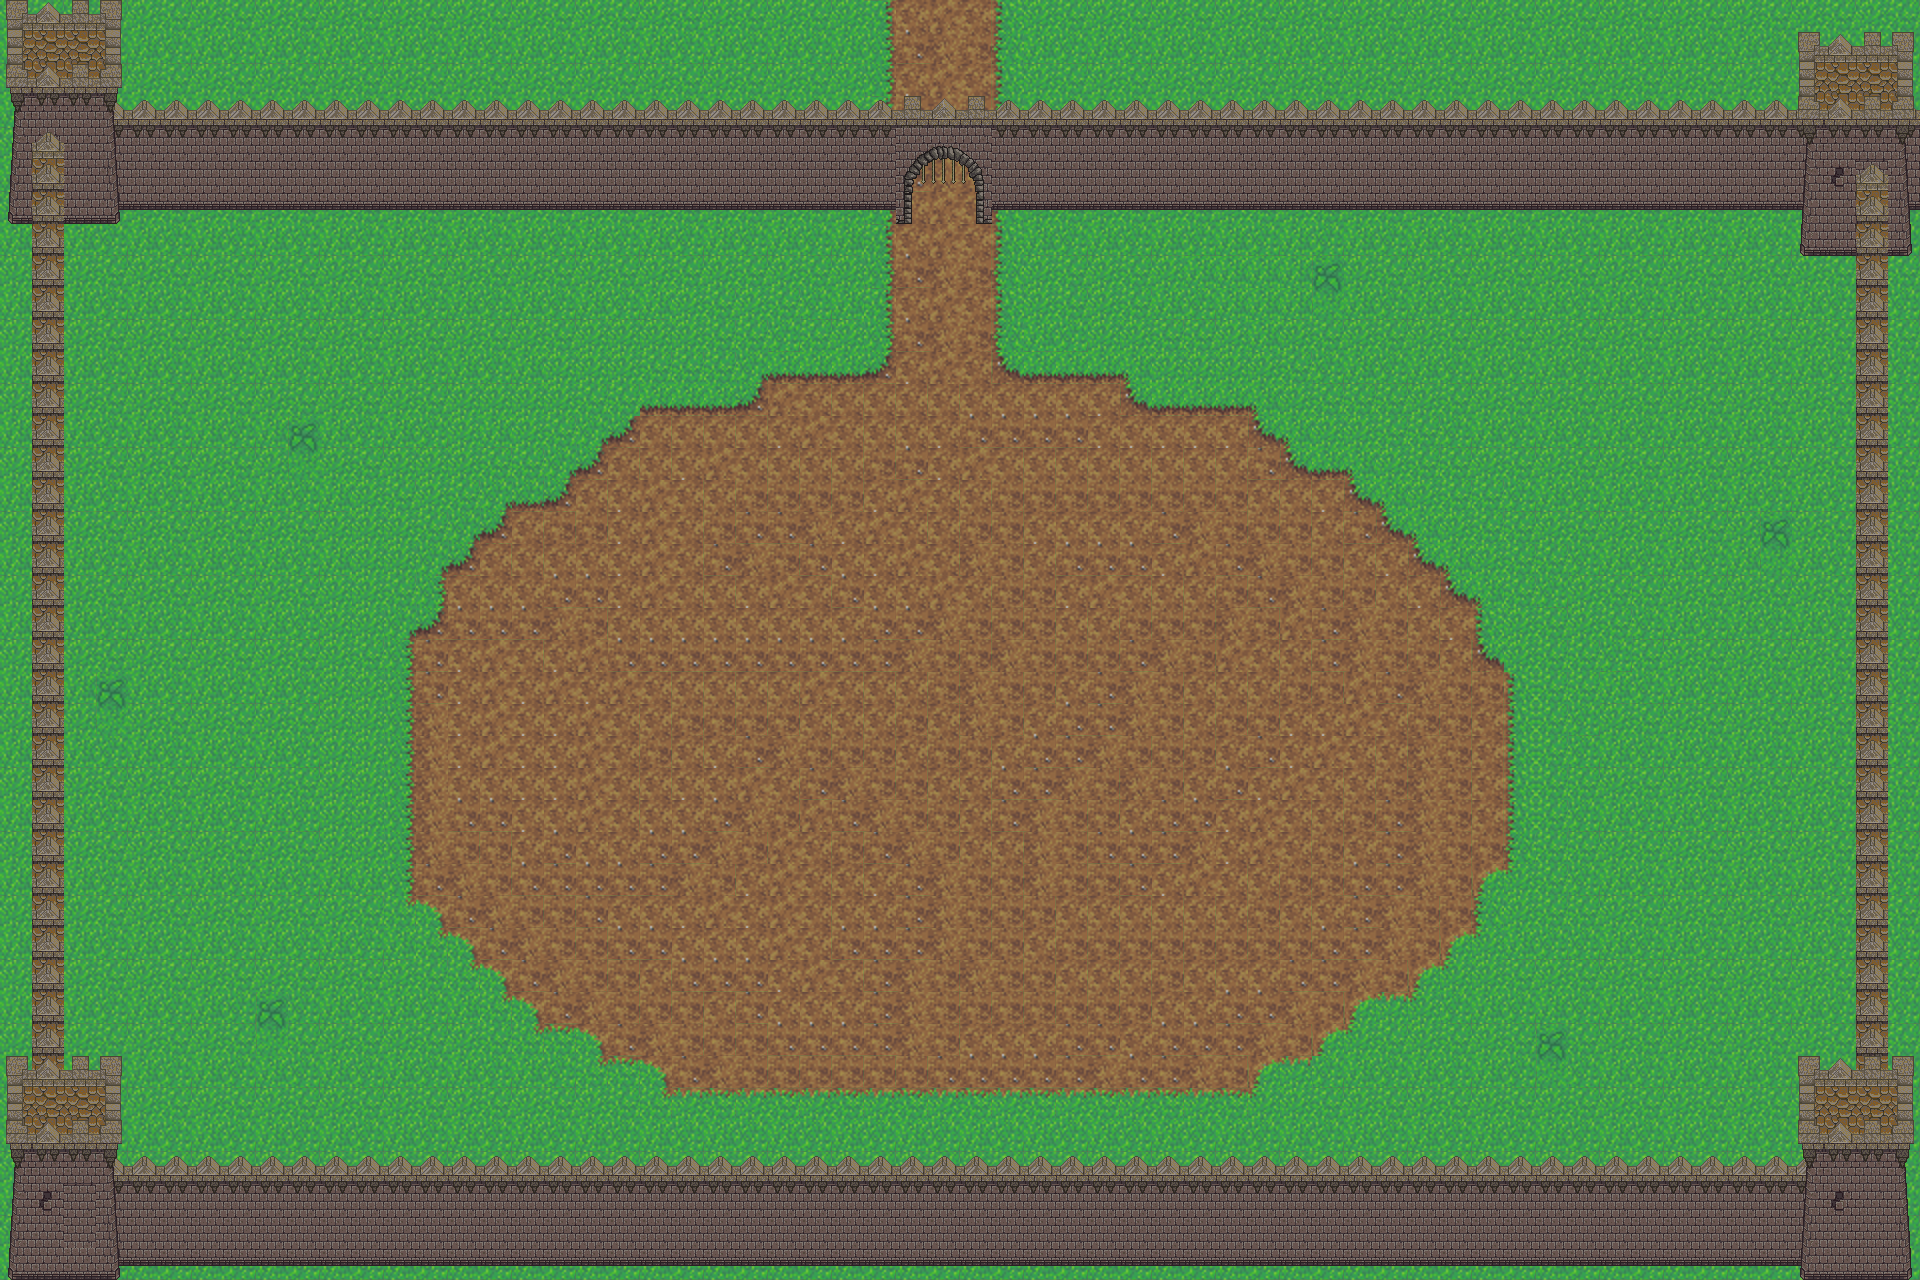

The image is a tile-based game level rendered from a .tmx file. Its description and source (layers, tilesets, objects; grid data summarised) follow:
An orthogonal 60x40 tile map with 32x32 px tiles, 7 tile layers (Background, roads, road vertical, Stuff, ...), 4 tilesets.

<map version="1.0" orientation="orthogonal" width="60" height="40" tilewidth="32" tileheight="32">
 <tileset firstgid="1" name="grass" tilewidth="32" tileheight="32">
  <image source="grass-tiles-2-small.png" width="384" height="192" />
 </tileset>
 <tileset firstgid="73" name="Sands" tilewidth="32" tileheight="32">
  <image source="Sands.jpg" width="2048" height="1024" />
 </tileset>
 <tileset firstgid="2121" name="Castle_2" tilewidth="32" tileheight="32">
  <image source="Castle_2.png" width="512" height="512" />
 </tileset>
 <tileset firstgid="2377" name="paving 3" tilewidth="32" tileheight="32">
  <image source="paving 3.png" width="480" height="480" />
 </tileset>
 <layer name="Background" width="60" height="40">
  <data>[2400 cells, 2400 non-empty, 4 distinct tile ids]</data>
 </layer>
 <layer name="roads" width="60" height="40">
  <data>[2400 cells, 845 non-empty, 13 distinct tile ids]</data>
 </layer>
 <layer name="road vertical" width="60" height="40">
  <data>[2400 cells, 133 non-empty, 19 distinct tile ids]</data>
 </layer>
 <layer name="Stuff" width="60" height="40">
  <data>[2400 cells, 16 non-empty, 14 distinct tile ids]</data>
 </layer>
 <layer name="Walls" width="60" height="40">
  <data>[2400 cells, 233 non-empty, 5 distinct tile ids]</data>
 </layer>
 <layer name="towers" width="60" height="40">
  <data>[2400 cells, 112 non-empty, 29 distinct tile ids]</data>
 </layer>
 <layer name="towerwall" width="60" height="40">
  <data>[2400 cells, 263 non-empty, 6 distinct tile ids]</data>
 </layer>
</map>
